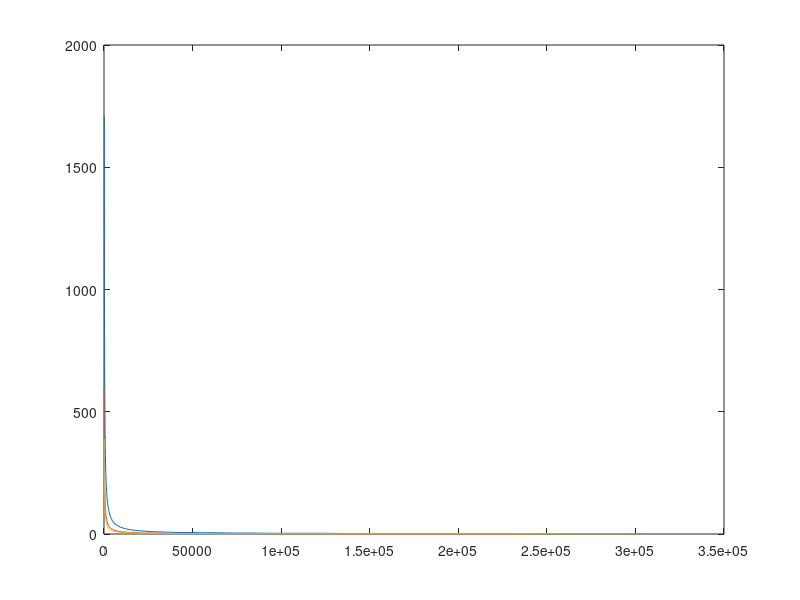

Here is the MATLAB script that generated this plot: (Note: this script raises an error after producing the figure.)
N0 = 3*2*pi/3600;
L_gm = 1300;
N2 = @(z) N0*N0*exp(2*z/L_gm);
Lz = 4000;

rotationRate = 7.2921E-5;




%%
dx = 10.^(linspace(log10(150),log10(300e3),60));

Lr_scale = (1/(2*rotationRate))*integral(@(z) sqrt(N2(z)),-Lz,0);
Nj_10 = ceil(Lr_scale ./ dx / sind(10));
Nj_30 = ceil(Lr_scale ./ dx / sind(30));
Nj_50 = ceil(Lr_scale ./ dx / sind(50));

figure
plot(dx,Nj_10), hold on
plot(dx,Nj_30)
plot(dx,Nj_50)
xlog, ylog, set(gca, 'XDir', 'reverse')
legend("latitude 10°", "latitude 30°", "latitude 50°",Location="northwest")
xlabel('horizontal resolution (m)')
ylabel('equivalent number of vertical modes')
title("resolution requirements for exponential stratification")
exportgraphics(gca,"resolution-requirements.pdf")